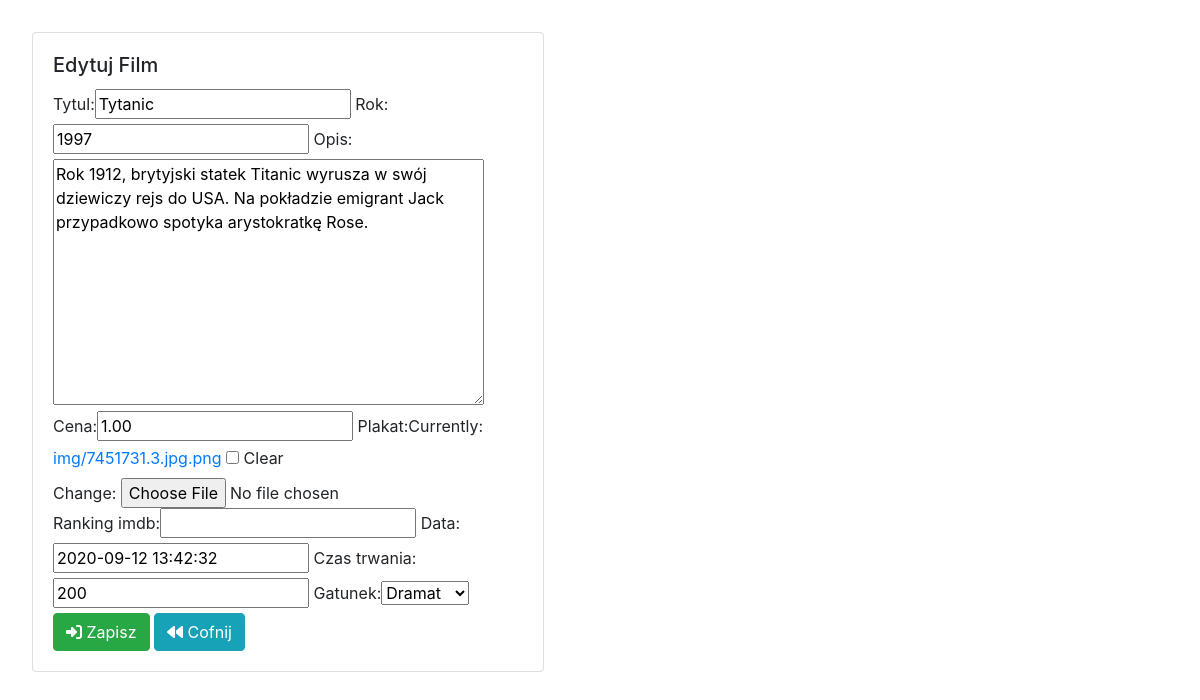
The page /filmy/edytuj/3/ (signed in) on the database its author committed.
### kinoapp/models.py (models this page shows, shortened)
class Kino(models.Model):
    tytul = models.CharField(max_length = 64)
    rok = models.PositiveSmallIntegerField(default=2000)
    opis = models.TextField(default="")
    cena =  models.DecimalField(max_digits=4, decimal_places=2, blank=True, null=True)
    plakat = models.ImageField(upload_to = "img", null=True, blank=True )
    ranking_imdb =  models.DecimalField(max_digits=4, decimal_places=2, blank=True, null=True)
    data = models.DateTimeField(blank=True,null=True)
    dodatkowe = models.OneToOneField(DodatkoweInfo, on_delete=models.CASCADE, blank=True, null=True)
    bilety_czy_dostepne = models.BooleanField(default=False)

class DodatkoweInfo(models.Model):
    GATUNEK = {
        (0, 'Inne'),
        (1, 'Horror'),
        (2, 'Komedia'),
        (3, 'Sci-fi'),
        (4, 'Dramat'),
        (5, 'Akcji'),
    }
    czas_trwania = models.PositiveSmallIntegerField(default=0)
    gatunek = models.PositiveSmallIntegerField(default=0, choices=GATUNEK)

### kinoapp/views.py (the view)
# urls.py: path('edytuj/<int:id>/', edytuj_film, name="edytuj_film"),
@staff_member_required
def edytuj_film(request, id):
    film = get_object_or_404(Kino, pk=id)
    try:
        dodatkowe = DodatkoweInfo.objects.get(pk=film.id)
    except DodatkoweInfo.DoesNotExist:
        dodatkowe = None
    form_film = KinoForm(request.POST or None, request.FILES or None, instance=film)
    form_dodatkowe = DodatkoweInfoForm(request.POST or None, instance=dodatkowe)
    if all((form_film.is_valid(), form_dodatkowe.is_valid())):
        film = form_film.save(commit=False)
        dodatkowe = form_dodatkowe.save()
        film.dodatkowe = dodatkowe
        film.save()
        return redirect(wszystkie_filmy)
    return render(request, 'film_form.html', {'form': form_film, 'form_dodatkowe': form_dodatkowe, 'nowy': False})

### kinoapp/forms.py
class KinoForm(ModelForm):
    class Meta:
        model = Kino
        fields = ['tytul', 'rok', 'opis', 'cena', 'plakat', 'ranking_imdb', 'data']

class DodatkoweInfoForm(ModelForm):
    class Meta:
        model = DodatkoweInfo
        fields = ['czas_trwania', 'gatunek']

### templates/film_form.html (shortened to what this page needs)
{% extends 'glowny.html' %}
{% load bootstrap %}
{% block strona %}
    <div class="card" style="width: 32rem; float: left; margin-right: 1rem;">
        <div class="card-body">
            {% if nowy %}
                <h5 class="card-title">Nowy Film</h5>
            {% else %}
                 <h5 class="card-title">Edytuj Film</h5>
            {% endif %}
            <form method="post">
                {{ form|bootstrap }}
                {{ form_dodatkowe|bootstrap }}
                <button type="submit" class="btn btn-success"><i class="fas fa-sign-in-alt"></i> Zapisz </button>
                <a href="{% url 'wszystkie_filmy' %}" class="btn btn-info"> <i class="fas fa-backward"></i> Cofnij </a>
            </form>
        </div>
    </div>
{% endblock %}

### templates/glowny.html (shortened to what this page needs)
{% load static %}
<!doctype html>
<html lang="en">
<head>
    <link rel="stylesheet" href="https://stackpath.bootstrapcdn.com/bootstrap/4.5.2/css/bootstrap.min.css">
    <link rel="stylesheet" href="{% static 'style.css' %}">
</head>
<body>
    {% block strona %}{% endblock %}
</body>
</html>

### kinoapp/static/style.css (style rules this page uses)
body { padding: 2rem; }

### rows shown on the page
Kino: tytul "Tytanic", rok "1997", opis "Rok 1912, brytyjski statek Titanic wyrusza w swój dziewiczy rejs do USA. Na pokładzie emigrant Jack przypadkowo spotyka arystokratkę Rose.", cena "1.00", data "2020-09-12 13:42:32"
DodatkoweInfo: czas_trwania "200", gatunek "Dramat"
